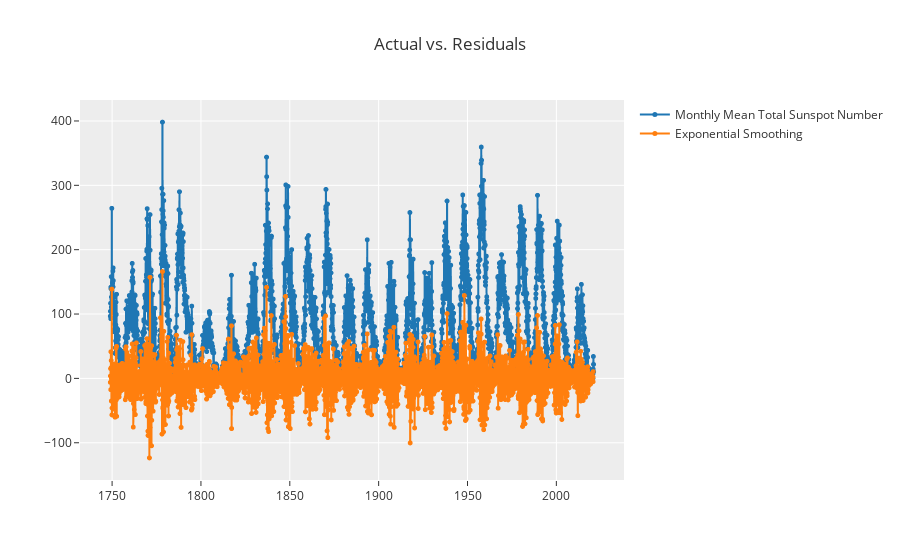

Notebook code for this chart:
### Code cell
# residuals plot
plot_model(best, plot = 'residuals')

### Figure 1 — Plotly figure (JSON) as saved in the notebook; plotly's stock layout.template omitted (floating-point values rounded to 4 significant figures; data arrays with more than 128 entries replaced by an {"elided": "..."} marker saying what was removed)
{"data": [{"line": {"color": "rgb(31, 119, 180)", "width": 2}, "marker": {"color": "rgb(31, 119, 180)", "size": 5}, "mode": "lines+markers", "name": "Monthly Mean Total Sunspot Number", "type": "scattergl", "x": {"elided": "3265 str values"}, "xaxis": "x", "y": {"elided": "3265 float values"}, "yaxis": "y"}, {"line": {"color": "rgb(255, 127, 14)", "width": 2}, "marker": {"color": "rgb(255, 127, 14)", "size": 5}, "mode": "lines+markers", "name": "Exponential Smoothing", "type": "scattergl", "x": {"elided": "3265 str values"}, "xaxis": "x", "y": {"elided": "3265 float values"}, "yaxis": "y"}], "layout": {"showlegend": true, "title": {"text": "Actual vs. Residuals"}, "xaxis": {"anchor": "y", "domain": [0, 1]}, "yaxis": {"anchor": "x", "domain": [0, 1]}}}
